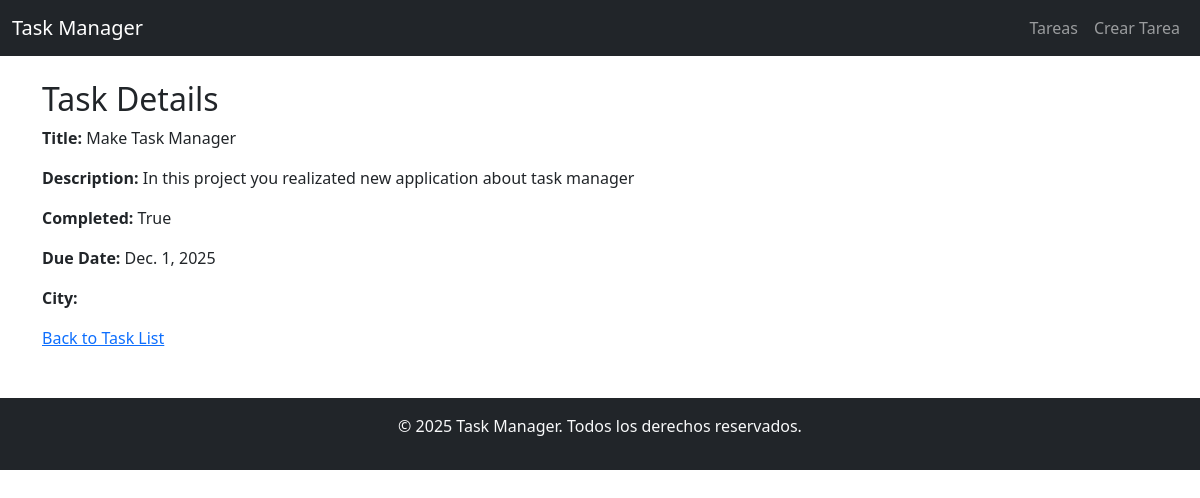
Page /tasks/5/ on the committed database.
### task_manager/models.py (models this page shows, shortened)
class Task(models.Model):
    title = models.CharField(max_length=200)
    description = models.TextField(blank=True)
    completed = models.BooleanField(default=False)
    created_at = models.DateTimeField(auto_now_add=True)
    due_date = models.DateField(null=True, blank=True)
    city = models.CharField(max_length=100, blank=True)

### task_manager/apis/views.py (the view)
# urls.py: path('tasks/<int:pk>/', TaskDetailView.as_view(), name='task_detail'),
class TaskDetailView(DetailView):
    model = Task
    template_name = 'tasks/detail.html'
    def get_context_data(self, **kwargs):
        context = super().get_context_data(**kwargs)
        task = self.get_object()
        weather_data = None
        if task.city:
            weather_data = fetch_weather(task.city)
        context['weather'] = weather_data
        return context

### task_manager/templates/tasks/detail.html (shortened to what this page needs)
{% extends 'base.html' %}
{% block content %}
<h2>Task Details</h2>
<p><strong>Title:</strong> {{ task.title }}</p>
<p><strong>Description:</strong> {{ task.description }}</p>
<p><strong>Completed:</strong> {{ task.completed }}</p>
<p><strong>Due Date:</strong> {{ task.due_date }}</p>
<p><strong>City:</strong> {{ task.city }}</p>
<a href="{% url 'task_manager_api:task_list' %}">Back to Task List</a>
{% endblock %}

### rows in the picture
Task: title "Make Task Manager", description "In this project you realizated new application about task manager", completed "True", due_date "Dec. 1, 2025"
